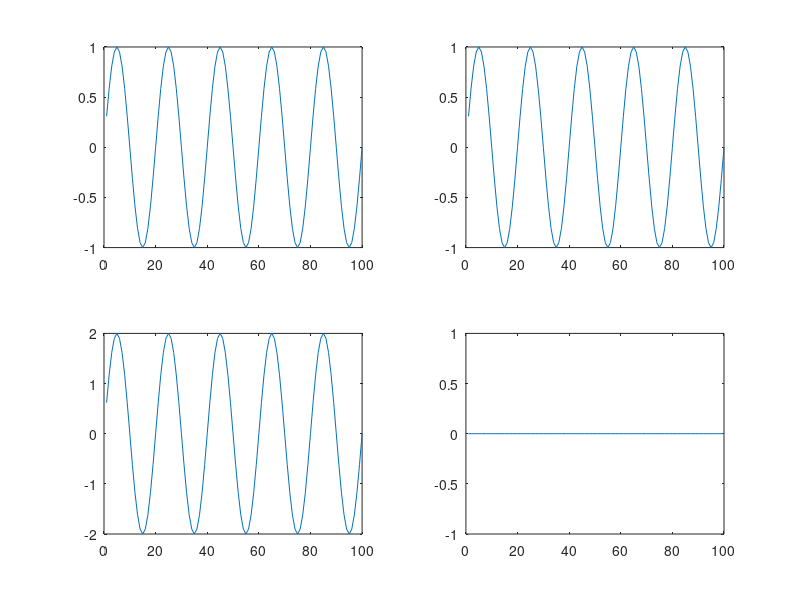

MATLAB code for this plot:
%
clear all;
close all;
clc;
n=1:100;
t=0.01;
X=sin(10*pi*n*t);
Y=sin(10*pi*n*t);
Z=X+Y;
w=X-Y;

hold on;
 subplot(2,2,1);
 plot (X);
  subplot(2,2,2);
 plot (Y);
 subplot(2,2,3);
  plot (Z);
 subplot(2,2,4);
 plot (w);
%stem(X)
%bar(X)
%xlabel('samples');
%ylabel('amplitude');
%title('sine wave');
%grid on;
%figure;
 %plot (Y);